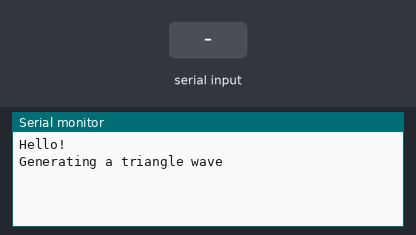
A sketch run on a simulated Arduino Uno, built with avr-gcc and run on an emulated ATmega328P. On the bench: the last lines printed to the serial monitor. The test bench sets the inputs (shaded band).

Above: at 1.2 s.
1.3 s: "1" received over Serial
At 1.9 s:
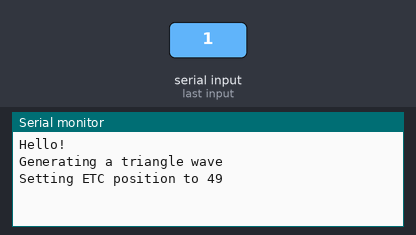
2.8 s: "0" received over Serial
At 4.0 s:
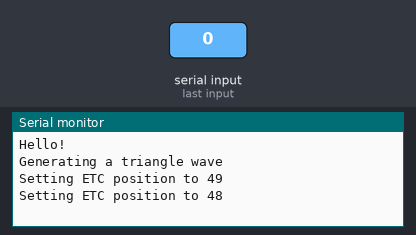
4.3 s: "2" received over Serial
At 5.4 s:
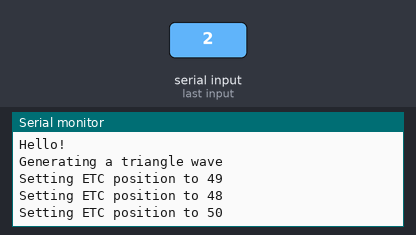

Measured:
- after the input at 1.3 s, the serial monitor: prints a new line at once (image 1)
- after the input at 2.8 s, the serial monitor: prints a new line at once (image 2)
- after the input at 4.3 s, the serial monitor: prints a new line at once (image 3)

The sketch:

etc_uno.ino
```cpp
#include <Wire.h>
#include <Adafruit_MCP4725.h>

Adafruit_MCP4725 dac0;
Adafruit_MCP4725 dac1;
char msg[256];

void setup(void) {
  Serial.begin(9600);
  Serial.println("Hello!");
  dac0.begin(0x62);
  dac1.begin(0x63);
  Serial.println("Generating a triangle wave");
}

void set_position_percent(float pos) {
  if (pos > 100.0)
    pos = 100.0;
  if (pos < 0.0)
    pos = 0.0;
  pos = pos / 100.0;
  int dac1val = floor(pos * 4095);
  dac1.setVoltage(dac1val,false);
  dac0.setVoltage(4095-dac1val,false);
}

void loop(void) {
  if (Serial.available()) {
    char etcval = Serial.read();
    set_position_percent(etcval*1.0);
    sprintf(msg,"Setting ETC position to %d\n",etcval);
    Serial.print(msg);
  }
}
```
